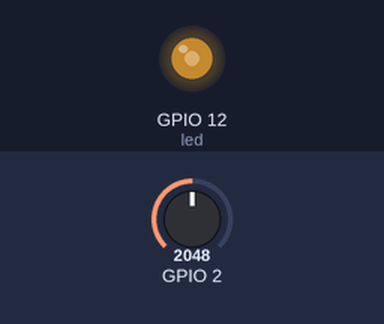
This sketch was run on a simulated ESP32. Parts: output pins drawn as LEDs (lit = HIGH). Inputs (shaded band) come from the test bench; at power-on: GPIO 2 = 2048. What the sketch prints to the serial monitor is not drawn.

Above: at 1.2 s.
1.3 s: GPIO 2 set to 2866
At 2.5 s:
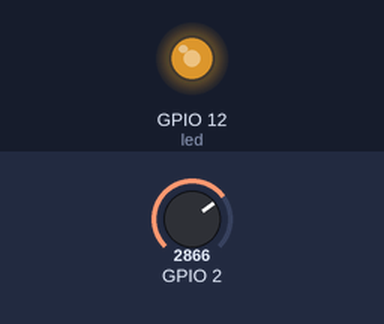
2.8 s: GPIO 2 set to 3603
At 3.7 s:
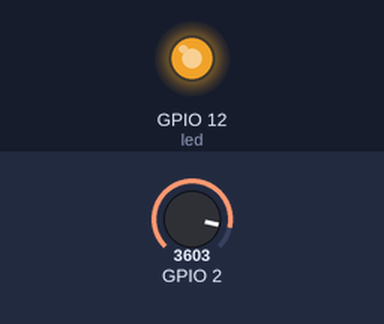
4.3 s: GPIO 2 set to 491
At 4.9 s:
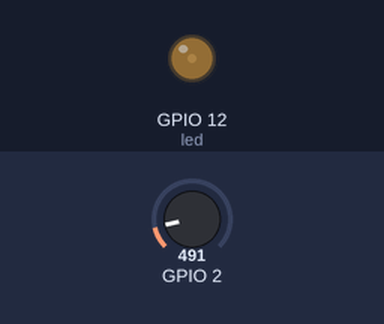
5.8 s: GPIO 2 set to 0
At 7.0 s:
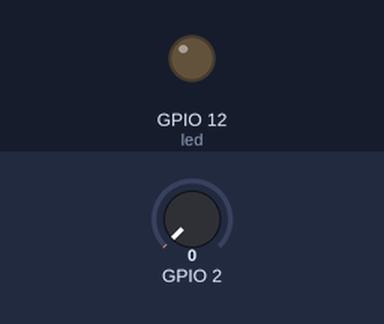
7.3 s: GPIO 2 set to 2047
At 8.3 s:
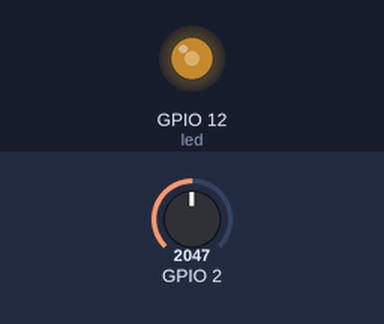
Timing chart, 0 to 9.8 s (numbered marks = the images above; inputs shaded):
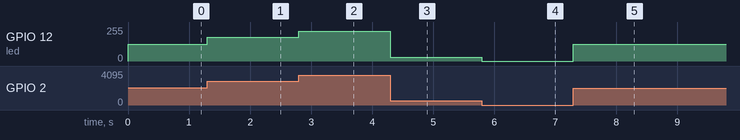

The sketch:

ANLOGREAD.ino
```cpp
int led=12;
int fre=1000;
int res=8;
int canal=1;

void setup() {
  Serial.begin(115200);
 pinMode(led, OUTPUT);
 ledcSetup(canal,fre,res);
 ledcAttachPin(led,canal);
}

void loop() {
  int x=analogRead(2);
  Serial.println(x);
  float m=x*0.0008058;//   3,3/4096
  Serial.println(m);
  float pwm=x*0.06227106;//    255/4096
  ledcWrite(canal,pwm);
}
```

Measured:
- after the input at 1.3 s, GPIO 12 (led): 127/255 → 177/255 at once
- after the input at 2.8 s, GPIO 12 (led): 177/255 → 223/255 at once
- after the input at 4.3 s, GPIO 12 (led): 223/255 → 30/255 at once
- after the input at 5.8 s, GPIO 12 (led): 30/255 → 0/255 at once
- after the input at 7.3 s, GPIO 12 (led): 0/255 → 127/255 at once
